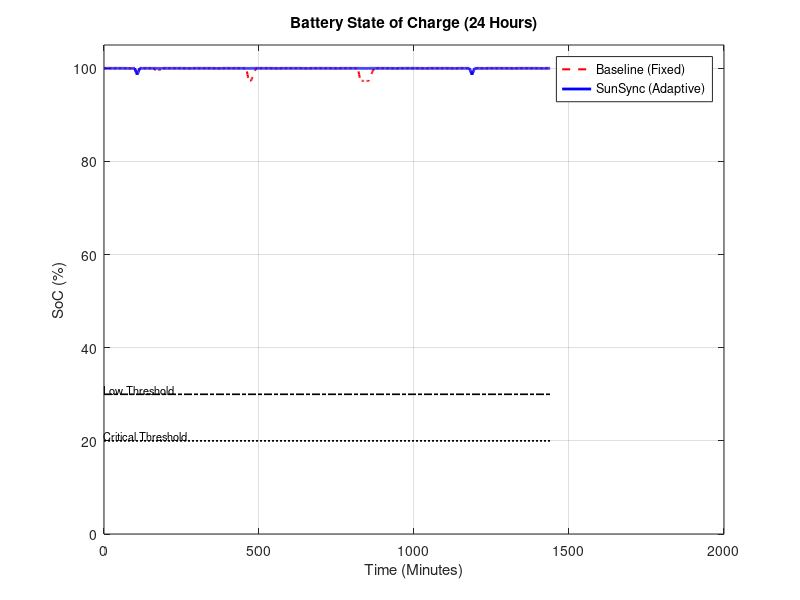

Here is the MATLAB script that generated this plot:
% Simulation 2: Battery State of Charge
function simulation_2_battery_soc()

    duration_hrs = 24;
    dt_min = 1;
    steps = duration_hrs * 60;
    batt_cap_wh = 20;
    initial_soc = 100;

    solar_watts = 2.0;       
    P_rf_tx = 4.0;           
    P_mcu_active = 0.05;
    P_mcu_sleep = 0.002;
    P_sens_idle = 0.005;
    orbit_period = 95;
    sunlight_dur = 60;

    fprintf('Running Baseline...\n');
    [~, ~, ~, ~, soc_baseline, ~] = run_sim_logic(steps, dt_min, 'Baseline', initial_soc, batt_cap_wh, ...
        orbit_period, sunlight_dur, solar_watts, P_mcu_active, P_mcu_sleep, P_sens_idle, P_rf_tx);

    fprintf('Running SunSync...\n');
    [~, ~, ~, ~, soc_sunsync, ~] = run_sim_logic(steps, dt_min, 'SunSync', initial_soc, batt_cap_wh, ...
        orbit_period, sunlight_dur, solar_watts, P_mcu_active, P_mcu_sleep, P_sens_idle, P_rf_tx);

    time_min = 0:dt_min:(steps*dt_min - dt_min);

    figure('Name', 'Sim 2: Battery SoC Comparison', 'Color', 'w' , 'Position' , [50 50 1400 700]);
    plot(time_min, soc_baseline, 'r--', 'LineWidth', 1.5); hold on;
    plot(time_min, soc_sunsync, 'b-', 'LineWidth', 2);

    plot([time_min(1) time_min(end)], [30 30], 'k-.', 'LineWidth', 1.2);
    text(time_min(1), 31, 'Low Threshold', 'Color', 'k', 'FontSize', 8);
    plot([time_min(1) time_min(end)], [20 20], 'k:', 'LineWidth', 1.2);
    text(time_min(1), 21, 'Critical Threshold', 'Color', 'k', 'FontSize', 8);

    title('Battery State of Charge (24 Hours)');
    xlabel('Time (Minutes)');
    ylabel('SoC (%)');
    legend('Baseline (Fixed)', 'SunSync (Adaptive)', 'Location', 'best');
    grid on;
    ylim([0 105]);

    avg_soc_base = mean(soc_baseline);
    avg_soc_sun = mean(soc_sunsync);
    min_soc_base = min(soc_baseline);
    min_soc_sun = min(soc_sunsync);

    fprintf('\n--- Simulation 2 Results ---\n');
    fprintf('Baseline  | Avg SoC: %.1f%% | Min SoC: %.1f%%\n', avg_soc_base, min_soc_base);
    fprintf('SunSync   | Avg SoC: %.1f%% | Min SoC: %.1f%%\n', avg_soc_sun, min_soc_sun);
    fprintf('Improvement: %.1f percentage points higher avg SoC\n', avg_soc_sun - avg_soc_base);
end

function [time, p_solar, p_rf, p_total, soc, queue] = run_sim_logic(steps, dt, mode, init_soc, cap_wh, orbit_period, sunlight_dur, solar_watts, P_mcu_a, P_mcu_s, P_sens, P_rf_tx)
    time = (0:steps-1) * dt;

    soc = zeros(1, steps);
    queue = zeros(1, steps);
    p_solar = zeros(1, steps);
    p_rf = zeros(1, steps);
    p_total = zeros(1, steps);

    pass_starts = [100, 460, 820, 1180];
    pass_dur = 8;
    current_soc = init_soc;
    current_queue = 0;
    data_rate = 1;

    for t = 1:steps
        time_min = (t-1)*dt;
        is_sun = mod(time_min, orbit_period) < sunlight_dur;
        is_pass = any(time_min >= pass_starts & time_min < pass_starts + pass_dur);
        current_queue = current_queue + data_rate;

        tx_enable = false;
        mcu_active = false;
        if rand() < 0.001, tx_enable = true; end

        if strcmp(mode, 'Baseline')
            % --- EDIT: Changed to match Simulation 3 ---
            % Baseline now transmits ONLY when Ground Station is visible (Day or Night)
            if is_pass
                tx_enable = true;
            end
        else % SunSync
            % SunSync transmits only when Ground Station is visible AND Sun is shining
            if is_sun && current_soc > 30 && is_pass
                tx_enable = true;
            end
        end
        mcu_active = tx_enable;

        p_in = is_sun * solar_watts;
        p_mcu = mcu_active * P_mcu_a + (~mcu_active) * P_mcu_s;
        p_sens = P_sens;
        p_rf_now = 0;

        if tx_enable
            if current_queue > 0
                drain_amount = 10;
                current_queue = max(0, current_queue - drain_amount);
                p_rf_now = P_rf_tx;
            else
                p_rf_now = 0.1;
            end
        else
            p_rf_now = 0;
        end

        p_out = p_mcu + p_sens + p_rf_now;
        net_energy_wh = (p_in - p_out) * (dt/60);
        soc_change_pct = (net_energy_wh / cap_wh) * 100;
        current_soc = current_soc + soc_change_pct;
        if current_soc > 100, current_soc = 100; end
        if current_soc < 0, current_soc = 0; end

        soc(t) = current_soc;
        queue(t) = current_queue;
        p_solar(t) = p_in;
        p_rf(t) = p_rf_now;
        p_total(t) = p_out;
    end
end
